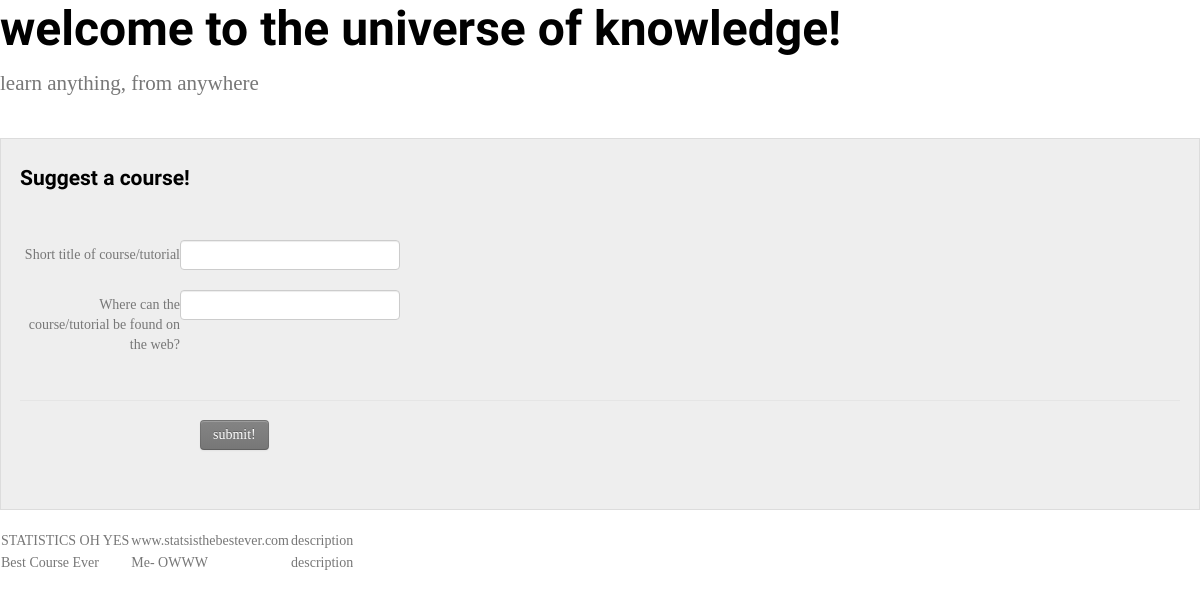
Before: / with the older database file.
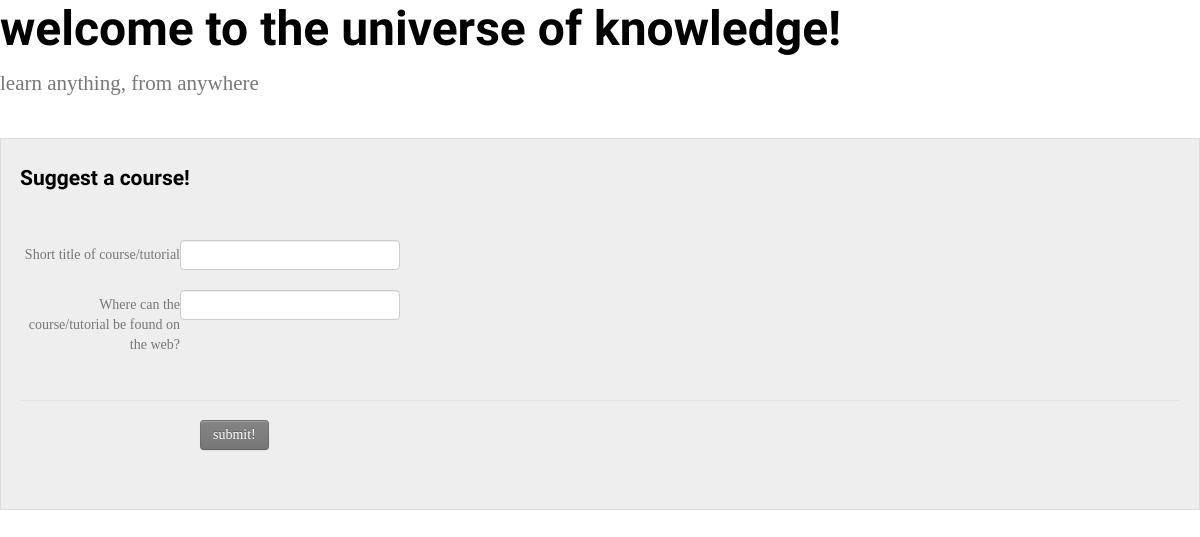
After: the same page with the newer database file.
### tables this page shows
CREATE TABLE courses(
  id integer primary key autoincrement,
  name text not null,
  url text not null,
  description text
);

### app.py (the view)
@app.route('/')
def home():
    form = SubmitForm()
    cursor = g.db.execute('select name, url, description from courses order by id desc')
    courses = [dict(name=row[0], url=row[1], description=row[2]) for row in cursor.fetchall()]
    pprint(courses)
    return render_template('courselist.html', courses=courses, form=form)

### app.py
class SubmitForm(Form):
    name = TextField('Name', description='Short title of course/tutorial')
    url = TextField('URL', description='Where can the course/tutorial be found on the web?')

### app.py (called while the page is built)
def connect_db():
    return sqlite3.connect(app.config['DATABASE'])

@app.before_request
def before_request():
    g.db = connect_db()

@app.teardown_request
def teardown_request(Exception):
    db = getattr(g, 'db', None)
    if db is not None:
        db.close()

### templates/courselist.html
{% extends 'home.html' %}
{% block courselist %}
<table>
{% for course in courses %}
<tr>
	<td>{{course['name']}}</td>
	<td>{{course['url']}}</td>
	<td>{{course['description']}}</td>
</tr>
{% endfor %}
</table>
{% endblock %}

### templates/home.html (shortened to what this page needs)
<!DOCTYPE html>
<html>
<head>
  <link href="{{ url_for('static', filename='css/bootstrap.min.css') }} " rel="stylesheet" media="screen">
</head>
<body>
  <div class="row">
   <div class="span20">
    <h1>welcome to the universe of knowledge!</h1>
    <p class="lead"> learn anything, from anywhere</p>
   </div>
 </div>
    <form class="form-horizontal well" action="/courses/add" method="POST">
    	<fieldset>
    		<legend>Suggest a course!</legend>
    		<div class="control-group">
    			<label class="control-label">{{form.name.description}}</label>
    			{{form.name}}
    		</div>
    		<div class="control-group">
	    		<label class="control-label">{{form.url.description}}</label>
    			{{form.url}}
	    	</div>
    	</fieldset>
    <div class="form-actions">
    <button name="action_save" type="submit" class="btn btn-primary">submit!</button>
    </div>
    </form>
    {% block courselist %} {% endblock %}
</body>
</html>

Changed rows visible on the page:
removed courses: name "STATISTICS OH YES", url "www.statsisthebestever.com", description "description"
removed courses: name "Best Course Ever", url "Me- OWWW", description "description"
